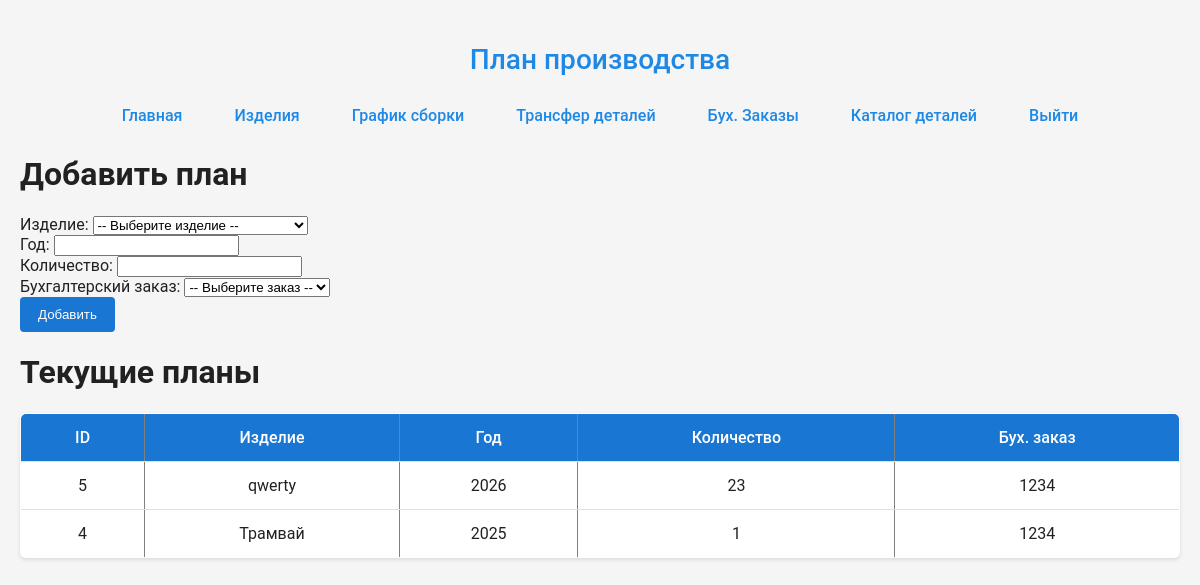
The app's page /pages/year_plan.php (signed in) with its own data.
### tables this page shows
CREATE TABLE `product_plan` (
  `id` int NOT NULL,
  `product_id` int DEFAULT NULL,
  `year` int DEFAULT NULL,
  `quantity` int NOT NULL,
  `order_number` int NOT NULL
);

CREATE TABLE `products` (
  `id` int NOT NULL,
  `name` varchar(255) NOT NULL,
  `designation` varchar(255) NOT NULL,
  `nomenclature_number` varchar(255) NOT NULL
);

### assets/php/script/queries.php (called while the page is built, shortened)
<?php
function getAllProductPlans() {
    global $pdo;
    $sql = "
        SELECT pp.id, p.name AS product_name, pp.year, pp.quantity, pp.order_number
        FROM product_plan pp
        JOIN products p ON pp.product_id = p.id
        JOIN accounting_orders ao ON pp.order_number = ao.order_number
        ORDER BY pp.year DESC, p.name
    ";
    $stmt = $pdo->prepare($sql);
    $stmt->execute();
    return $stmt->fetchAll(PDO::FETCH_ASSOC);
}
?>

### pages/year_plan.php (the view, shortened to what this page needs)
<?php
require_once '../assets/php/script/connect.php';
require_once '../assets/php/script/queries.php';
$plans = getAllProductPlans();
?>
<!DOCTYPE html>
<html lang="ru">
<head>
    <link rel="stylesheet" href="../assets/css/style.css">
</head>
<body>
    <h2>План производства</h2>
    <?php
                include_once '../assets/php/head.php';
        ?>
    <h1>Добавить план</h1>
    <form id="addPlanForm">
        <label>Изделие:
            <select name="product_id" required>
                <option value="">-- Выберите изделие --</option>
            </select>
        </label><br>
        <label>Год:
            <input list="year-options" name="year" id="yearInput" required pattern="\d{4}" maxlength="4">
        </label><br>
        <label>Количество:
            <input type="number" name="quantity" min="1" required>
        </label><br>
        <label>Бухгалтерский заказ:
            <select name="order_number" required>
                <option value="">-- Выберите заказ --</option>
            </select>
        </label><br>
        <button type="submit">Добавить</button>
    </form>
    <h1>Текущие планы</h1>
    <table border="1" cellpadding="5">
        <tr>
            <th>ID</th>
            <th>Изделие</th>
            <th>Год</th>
            <th>Количество</th>
            <th>Бух. заказ</th>
        </tr>
        <?php foreach ($plans as $plan): ?>
            <tr>
                <td><?= $plan['id'] ?></td>
                <td><?= htmlspecialchars($plan['product_name']) ?></td>
                <td><?= $plan['year'] ?></td>
                <td><?= $plan['quantity'] ?></td>
                <td><?= $plan['order_number'] ?></td>
            </tr>
        <?php endforeach; ?>
    </table>
</body>
</html>

### assets/css/style.css (style rules this page uses)
body { font-family: 'Roboto', sans-serif; background-color: #f5f5f5; margin: 0; padding: 20px; color: #212121; }
h2 { text-align: center; color: #1e88e5; margin-bottom: 30px; font-weight: 500; font-size: 28px; }
table { width: 100%; border-collapse: collapse; margin-top: 20px; background-color: #fff; box-shadow: 0 2px 4px rgba(0,0,0,0.1); border-radius: 6px; overflow: hidden; }
th, td { padding: 14px 16px; text-align: center; border-bottom: 1px solid #e0e0e0; }
th { background-color: #1976d2; color: white; font-weight: 500; }
tr:last-child td { border-bottom: none; }
button, .btn { padding: 10px 18px; background-color: #1976d2; color: white; border: none; border-radius: 4px; font-weight: 500; cursor: pointer; transition: background-color 0.3s ease; }

### records on screen
product_plan: id "5", product.name "qwerty", year "2026", quantity "23", order_number "1234"
product_plan: id "4", product.name "Трамвай", year "2025", quantity "1", order_number "1234"
